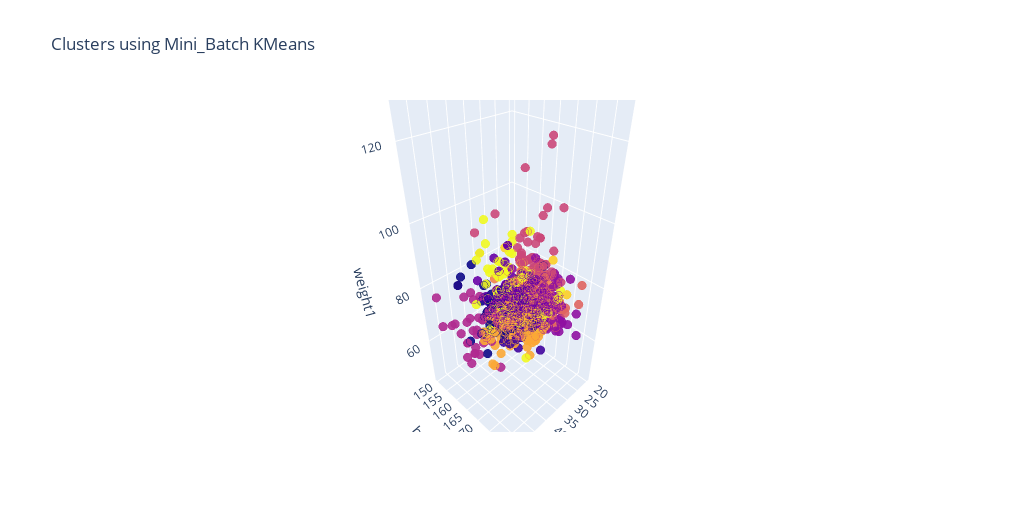

The code cell stored with this chart in its notebook:
### Code cell
import plotly as plt
import plotly.graph_objects as go
from sklearn.cluster import MeanShift

# calling the agglomerative algorithm
model =  MiniBatchKMeans(n_clusters=11)

# training the model on dataset
y_model = model.fit_predict(df_new)

# creating pandas dataframe
df_new['cluster'] = pd.DataFrame(y_model)

# creating scattered graph
trace1 = go.Scatter3d(
    
    # storing the variables in x, y, and z axis
    hovertext=df_new['cluster'],
    x= df_new['age1'],
    y= df_new['height1'],
    z= df_new['weight1'],
    mode='markers',
     marker=dict(
        color = df_new['cluster'],
        size= 3,
        line=dict(
            color= df_new['cluster'],
            width= 12
        ),
        opacity=0.9
     )
)

# ploting graph 
data = [trace1]
layout = go.Layout(
    title= 'Clusters using Mini_Batch KMeans',
    scene = dict(
            xaxis = dict(title  = 'age1'),
            yaxis = dict(title  = 'height1'),
            zaxis = dict(title  = 'weight1')
        ),
    width=1024, height=512
)
fig = go.Figure(data=data, layout=layout)
plt.offline.iplot(fig)

### Figure 1 — Plotly figure (JSON) as saved in the notebook; plotly's stock layout.template omitted (floating-point values rounded to 4 significant figures; data arrays with more than 128 entries replaced by an {"elided": "..."} marker saying what was removed)
{"data": [{"hovertext": {"elided": "912 int values"}, "marker": {"color": {"elided": "912 int values"}, "line": {"color": {"elided": "912 int values"}, "width": 12}, "opacity": 0.9, "size": 3}, "mode": "markers", "type": "scatter3d", "x": {"elided": "912 int values"}, "y": {"elided": "912 int values"}, "z": {"elided": "912 int values"}}], "layout": {"height": 512, "scene": {"xaxis": {"title": {"text": "age1"}}, "yaxis": {"title": {"text": "height1"}}, "zaxis": {"title": {"text": "weight1"}}}, "title": {"text": "Clusters using Mini_Batch KMeans"}, "width": 1024}}
